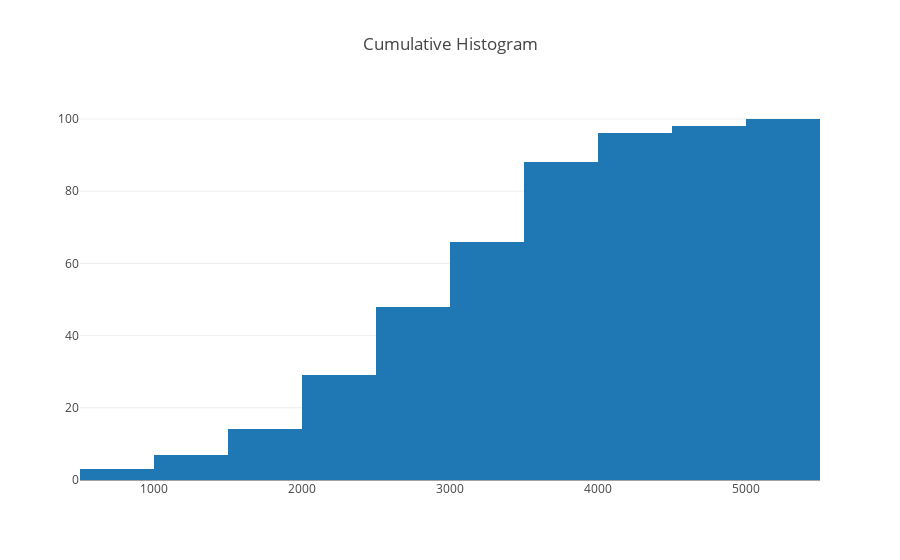

The code cell stored with this chart in its notebook:
### Markdown cell above
# Cumulative Histogram

### Code cell
trace = go.Histogram(
    x=df.Salary,
    cumulative=dict(enabled=True)
)

data = [trace]

layout = {"title":"Cumulative Histogram"}

py.iplot({"data":data, "layout":layout})
